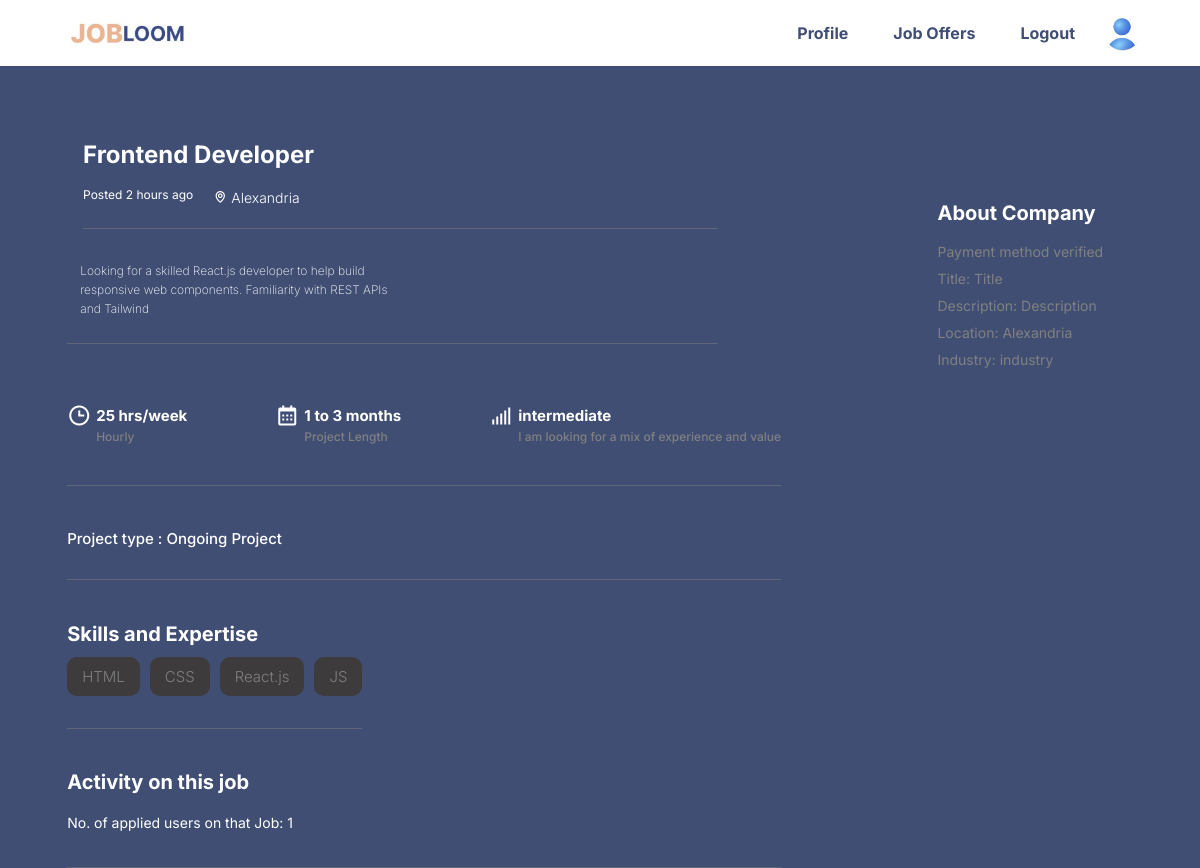
/job/details/22/ (signed in), run on the app's committed database.
### job/models.py (models this page shows, shortened)
class JobOffer(models.Model):
    exp_choices = [('entry_level','entry_level'),('intermediate','intermediate'),('expert','expert')]
    company = models.ForeignKey(CompanyUser,on_delete=models.CASCADE,default=1)
    title = models.CharField(max_length=200)
    description = models.TextField()
    hourly_rate = models.CharField(max_length=100)
    experience = models.CharField(choices=exp_choices,max_length=20)
    job_skill = models.ManyToManyField(Skill)
    posted_at = models.DateField(auto_now_add=True)

class Skill(models.Model):
    name = models.CharField(max_length=50)

### user/models.py (models this page shows)
class CompanyUser(models.Model):
    account = models.OneToOneField(CustomUser,on_delete=models.CASCADE,related_name='company_account')
    industry = models.CharField(max_length=50)
    location = models.CharField(max_length=50)
    website = models.URLField()
    title = models.CharField(max_length=100,default='Title')
    description = models.TextField(default='Description')
    support_hours = models.CharField(max_length=100,default='Mon - Fri, 9am to 6pm')

### job/views.py (the view)
# urls.py: path('details/<int:id>/',views.job_details,name = 'job_details'),
@login_required(login_url='login')
def job_details(request,id):
    data = JobOffer.objects.all().get(id = id)
    applied_users = MyAppliedJobs.objects.filter(job = id).count()
    if request.user.user_type == 'job_seeker':
        normal_user = NormalUser.objects.get(account = request.user)
        saved_jobs_qs = SavedJobs.objects.filter(user=normal_user)
        user_saved_jobs = [entry.job.id for entry in saved_jobs_qs]
        context = {'data':data,'user': request.user,'user_saved_jobs':user_saved_jobs,'applied_users':applied_users}
    else:
        context = {'data':data,'user': request.user,'applied_users':applied_users}
    return render(request,'job_details.html',context)

### templates/job_details.html (shortened to what this page needs)
<!DOCTYPE html>
<html lang="en">
<head>
    {% load static %}
  <link rel="stylesheet" href="https://unpkg.com/boxicons@2.1.4/css/boxicons.min.css">
  <link rel="stylesheet" href="{% static 'css/style.css' %}">
  <link rel="stylesheet" href="{% static 'css/job_offers.css' %}">
  <link rel="stylesheet" href="{% static 'css/job_details.css' %}">
</head>
<body>
<nav>
  <div class="logo">
    <img src="{% static 'img/img_6.jpg' %}" alt="Logo" style="width: 200px;"/>
  </div>
  <div class="nav_links">
    {% if user.user_type == "company" %}
    <a href="{% url 'company_profile' %}">Profile</a>
    {% endif %}
    <a href="{% url 'job_offers' %}">Job Offers</a>
    <a href="{% url 'logout' %}">Logout</a>
    <div class="nav-icons">
      <img src="{% static 'img/user.png' %}" alt="Profile" class="profile-img">
    </div>
  </div>
</nav>
<div  class="job_container">
<div class="job_details">
  <div class="header">
    <h1 class="title">
      {{ data.title }}
    </h1>
    <div class="client-details">
      <h3 class="posted-time">Posted 2 hours ago</h3>
      <p><i class="bx bx-map"></i> {{data.company.location}}</p>
    </div>
  </div>
<div class="job_text">
  <p class="job_description">
    {{data.description}}
  </p>
</div>
  <div class="more">
    <div class="more-item">
      <div class="main_text">
        <i class="bx bx-time"></i>
          <div class="total_text">
            <p>   {{data.hourly_rate}} hrs/week</p>
            <p class="small-text">Hourly</p>
          </div>
        </div>
    </div>
    <div class="more-item">
      <div class="main_text">
        <i class="bx bx-calendar"></i>
        <div class="total_text">
          <p>1 to 3 months</p>
          <p class="small-text">Project Length</p>
        </div>
      </div>
    </div>
    <div class="more-item">
      <div class="main_text">
        <i class="bx bx-signal-5"></i>
        <div class="total_text">
          <p>{{data.experience}}</p>
          <p class="small-text">I am looking for a mix of experience and value</p>
        </div>
      </div>
    </div>
  </div>
    <div class="job_type">
      <p>Project type : Ongoing Project</p>
    </div>
  <div class="skills-container">
    <h1>Skills and Expertise</h1>
    <div class="skills">
      {% for i in data.job_skill.all %}
      <span class="skill">{{i.name}}</span>
      {% endfor %}
    </div>
  </div>
  <div class="job-activity">
    <h1>Activity on this job</h1>
    <div class="activity-list">
      <p>No. of applied users on that Job: {{applied_users}}</p>
    </div>
  </div>
</div>
  <div class="client">
    <div class="about_client">
      <h1>
        About Company
      </h1>
      <p>Payment method verified</p>
      <p>Title: {{data.company.title}}</p>
      <p>Description:  {{data.company.description}}</p>
      <p>Location:  {{data.company.location}}</p>
      <p>Industry:  {{data.company.industry}}</p>
    </div>
  </div>
</div>
</body>
</html>

### mysite/static/css/style.css (style rules this page uses)
html { box-sizing: border-box; padding: 0; margin:0; scroll-behavior: smooth; }
body { background:#404E74; }
nav { z-index: 10; display: flex; align-items: center; justify-content: space-between; gap: 20px; position: fixed; width: 100%; top: 0; right: 0; font-weight: bold; background-color:white; }
.logo img { width: 60%; padding-left :40px; }
.nav_links { display: flex; flex-direction: row; gap: 15px; width: auto; margin-right: 5%; }
.nav_links a { text-decoration: none; color: #404E74; font-weight: bold; font-size: 16px; padding: 10px 15px; border-radius: 10px; font-family: Inter, serif; transition: background 0.3s ease-in-out, transform 0.2s; }
a { cursor: pointer; }

### mysite/static/css/job_offers.css (style rules this page uses)
.profile-img { width: 35px; height: 35px; border-radius: 50%; object-fit: cover; cursor: pointer; }
.nav-icons { display: flex; align-items: center; justify-content: space-between; gap:20px; }
.posted-time { font-size: 12px; color:white; font-family: Inter, serif; font-weight: 400; }
.client-details { display: flex; flex-direction: row; gap:20px; margin-top: -10px; }
.client-details p, .payment p, .proposals { font-size: 14px; align-items: center; gap: 5px; font-family: Inter, serif; color:white; font-weight: 300; }

### data on the page
JobOffer: title "Frontend Developer", company.location "Alexandria", description "Looking for a skilled React.js developer to help build responsive web components. Familiarity with REST APIs and Tailwind", hourly_rate "25", experience "intermediate", company "Title", company.description "Description", company.industry "industry"
Skill: name "HTML"
Skill: name "CSS"
Skill: name "React.js"
Skill: name "JS"

### other printed values
{{ applied_users }} "1"
